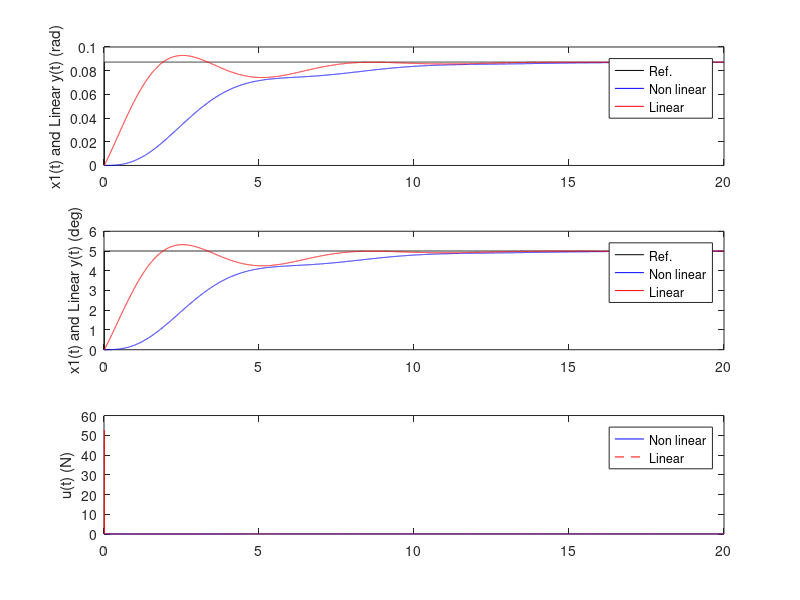

Write MATLAB code to recreate this figure.
%% Damped Pendulum Control
clear all; close all; clc;

%% Parameter for the model based on the paper of Lemes et al. (2010)
J = 0.4; % [kg*m^2]
c = 0.2; % damping factor
m = 0.4; % [kg]
g = 9.8; % [m/s^2]
d = 0.05; % [m]
r = 0.4; % [m]

    % Linear Transfer Function approximation
    %                           r
    %  theta(s)/F(s) = -------------------
    %                   J*s^2 +c*s +m*g*d

    % F(s) is the propulsion system force [N]
    % theta(s) is the pendulum angular position [rad]
    Gs = tf(r, [J  c  m*g*d]);
    
    Ts = 0.001; % Sampling time (seconds)
    Gz = c2d(Gs,Ts,'zoh');
       Bz = Gz.num{1};
            b0 = Bz(2); b1 = Bz(3);
       Az = Gz.den{1};
            a1 = Az(2); a2 = Az(3);

%% Digital PID Control
   kp = 1;  ki = .4; kd = 0.6; % PID gains
   
    % Digital PID based on the Backward diff. synthesis
    s0 = kp +ki*Ts +kd/Ts
    s1 = -kp -2*kd/Ts
    s2 = kd/Ts

% Non linear pendulum model
  % x1 is the angular position (rad); x2 is the angular velocity (rad/s).
  % u is the propulsion system force (N)
  % x1(k) = x1(k-1) +Ts*x2(k-1);
  % x2(k) = (1- c*Ts/J)*x2(k-1) -(m*g*d*Ts/J)*sin(x1(k-1)) +(r*Ts/J)*u(k-1);


% System non linear simulation
tfinal = 20; % total simulation time (seconds)
N = round( tfinal/Ts ); % total number of samples

% Reference sequence
  yr(1:10) = 0; yr(11:N) = 5*(pi/180); % rad

% Initial conditions
    x1(1:2)=0;
    x2(1:2)=0;
    u(1:2)=0; e(1:2)=0;

for k = 3:N
% Non linear pendulum model
  x1(k) = x1(k-1) +Ts*x2(k-1);
  x2(k) = (1- c*Ts/J)*x2(k-1) -(m*g*d*Ts/J)*sin(x1(k-1)) +(r*Ts/J)*u(k-1);

  % Controller
  e(k) = yr(k) -x1(k);
  u(k) = u(k-1) +s0*e(k) +s1*e(k-1) +s2*e(k-2);

  if u(k) >= 0.25
      u(k) = 0.25;
  elseif u(k) <= 0
      u(k) = 0;
  end
end


% System linear simulation
% Initial conditions
    y(1)=0; y(2)=0;
    uL(1:2)=0; % Remark: uL refers to the linear control signal
    eL(1:2)=0;

for k = 3:N
% Linear pendulum model
  y(k) = -a1*y(k-1) -a2*y(k-2) +b0*uL(k-1) +b1*uL(k-2);

  % Controller
  eL(k) = yr(k) -y(k);
  uL(k) = uL(k-1) +s0*eL(k) +s1*eL(k-1) +s2*eL(k-2);
end



% Plots
t = 0:Ts:N*Ts-Ts;
subplot(311)
    plot(t,yr,'k',t,x1,'b',t,y,'r');
    ylabel('x1(t) and Linear y(t) (rad)');
    legend('Ref.','Non linear','Linear');
subplot(312)
    plot(t,(180/pi)*yr,'k',t,(180/pi)*x1,'b',t,(180/pi)*y,'r');
    ylabel('x1(t) and Linear y(t) (deg)');
    legend('Ref.','Non linear','Linear');
subplot(313)
    plot(t,u,'b', t,uL,'--r');
    ylabel('u(t) (N)');
    legend('Non linear','Linear');





